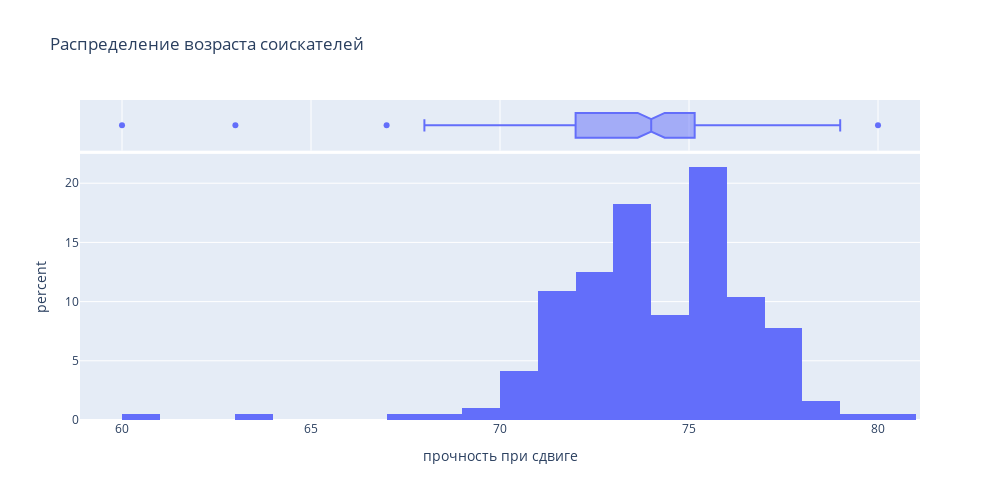

This figure's notebook cell:
### Code cell
fig = px.histogram(
    data_frame=df,
    x='прочность при сдвиге',
    title='Распределение возраста соискателей',
    histnorm='percent',
    height = 500,
    width = 1000,
    marginal='box',
)
fig.show()

### Figure 1 — Plotly figure (JSON) as saved in the notebook; plotly's stock layout.template omitted (floating-point values rounded to 4 significant figures; data arrays with more than 128 entries replaced by an {"elided": "..."} marker saying what was removed)
{"data": [{"alignmentgroup": "True", "bingroup": "x", "histnorm": "percent", "hovertemplate": "прочность при сдвиге=%{x}<br>percent=%{y}<extra></extra>", "legendgroup": "", "marker": {"color": "#636efa", "pattern": {"shape": ""}}, "name": "", "offsetgroup": "", "orientation": "v", "showlegend": false, "type": "histogram", "x": {"elided": "192 float values"}, "xaxis": "x", "yaxis": "y"}, {"alignmentgroup": "True", "hovertemplate": "прочность при сдвиге=%{x}<extra></extra>", "legendgroup": "", "marker": {"color": "#636efa"}, "name": "", "notched": true, "offsetgroup": "", "showlegend": false, "type": "box", "x": {"elided": "192 float values"}, "xaxis": "x2", "yaxis": "y2"}], "layout": {"barmode": "relative", "height": 500, "legend": {"tracegroupgap": 0}, "title": {"text": "Распределение возраста соискателей"}, "width": 1000, "xaxis": {"anchor": "y", "domain": [0, 1], "title": {"text": "прочность при сдвиге"}}, "xaxis2": {"anchor": "y2", "domain": [0, 1], "matches": "x", "showgrid": true, "showticklabels": false}, "yaxis": {"anchor": "x", "domain": [0, 0.8316], "title": {"text": "percent"}}, "yaxis2": {"anchor": "x2", "domain": [0.8416, 1], "matches": "y2", "showgrid": false, "showline": false, "showticklabels": false, "ticks": ""}}}
